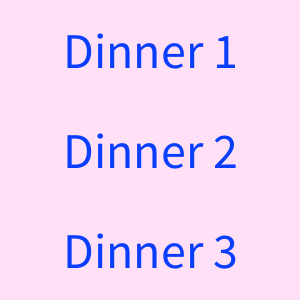
Frame 1 (no input)
Frame 60 (the mouse pressed at the canvas centre just before this capture): identical to frame 1, image omitted
Frame 120 (the mouse held since frame 60 and released just before this capture): identical to frame 1, image omitted

The Processing sketch that drew this single still picture (run headless with seeded random() and noise(); from frame 60 on, the mouse is pressed at the canvas centre):

// Processing sketch: week13_3
// ── week13_3.pde
void setup()
{
  size(300,300);
  fill(#083EFC);
  textSize(50);
  textAlign(CENTER,CENTER);
}
void draw()
{
  background(#FFE0F6);
  text("Dinner 1",150,50);
  text("Dinner 2",150,150);
  text("Dinner 3",150,250);
}
